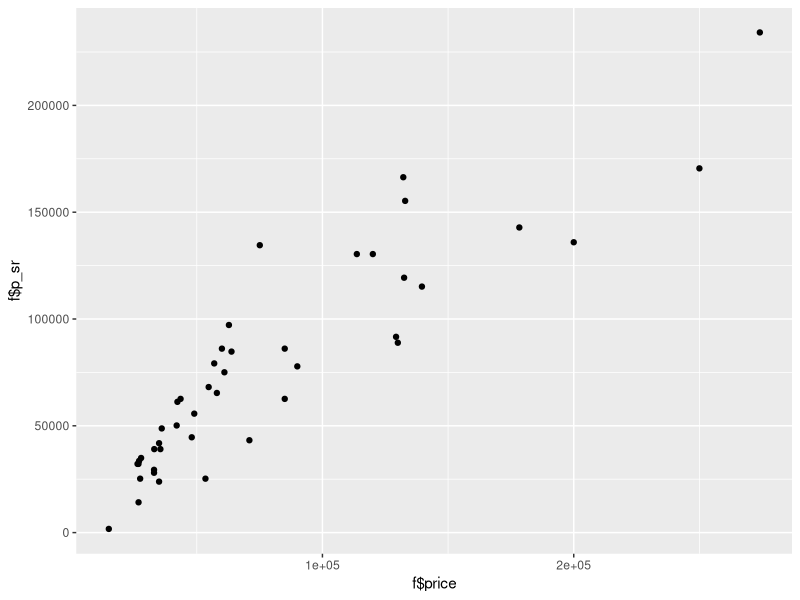
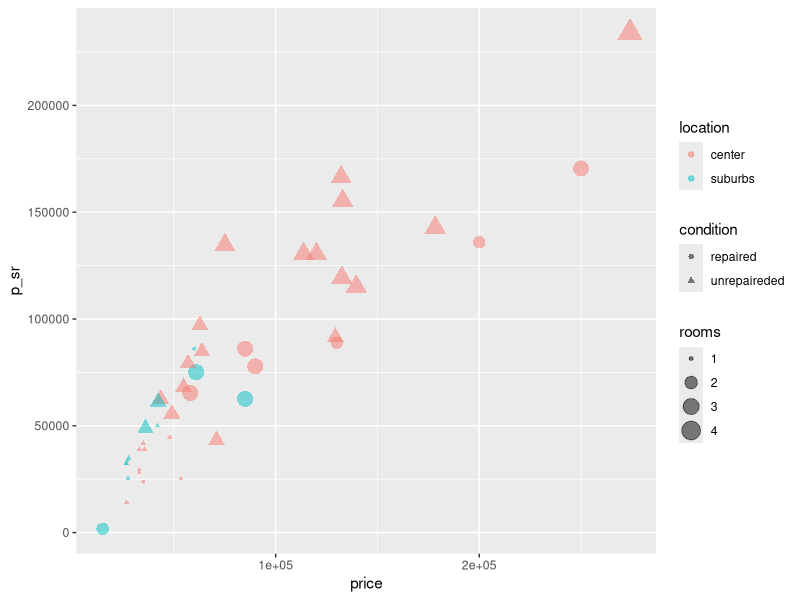
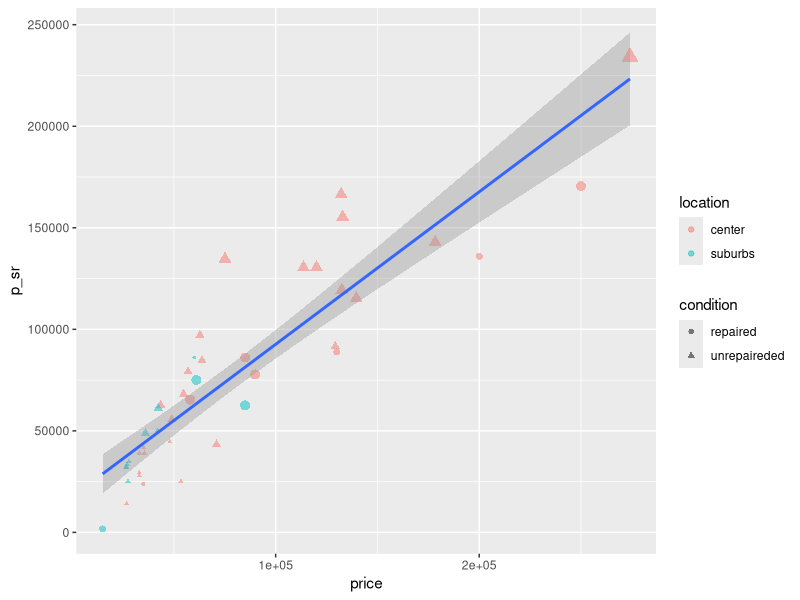
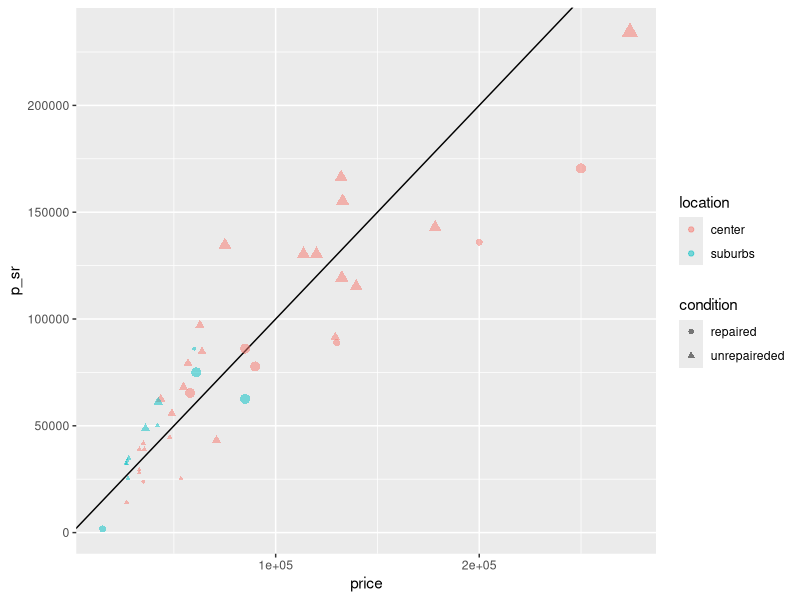
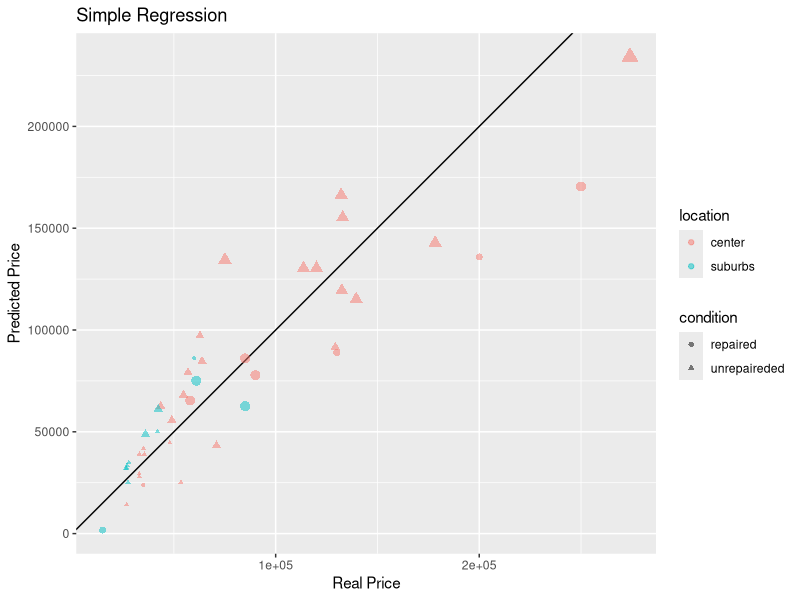
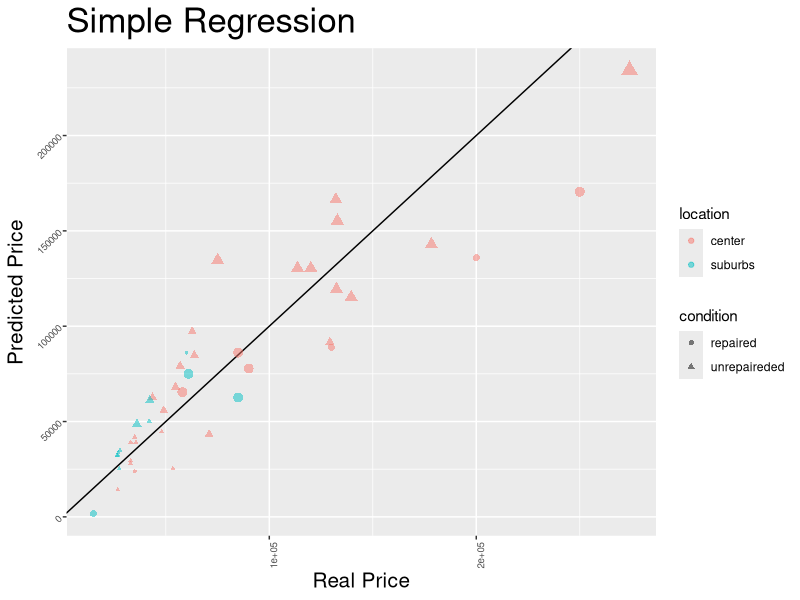
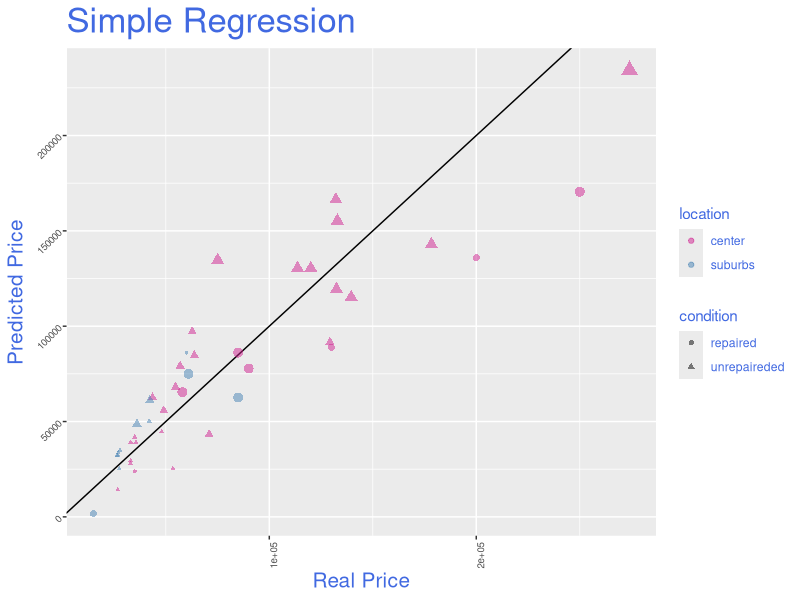
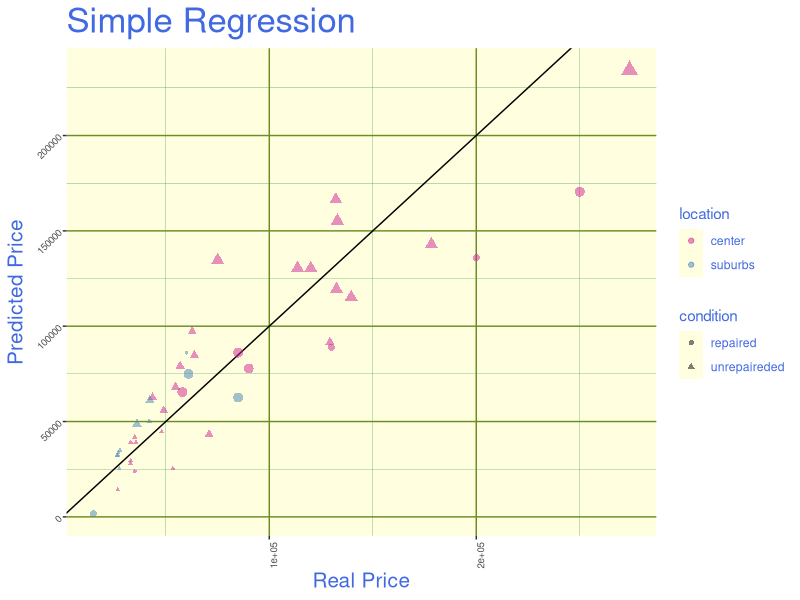

Generate these figures, in order, with R:
## ---- chunk 1
#Source files are here
#setwd('D:/ML')
#Download the files
f1 <- read.csv2('flats_test.csv', header = TRUE, encoding = 'UNICOD')
f2 <- read.csv2('flats_fit.csv', header = TRUE, encoding = 'UNICOD')
f2 <- f2[-1]
f <- dplyr::bind_cols(f1, f2)
f <- f[,-1]
f$type <- as.factor(f$type)
head(f)
## ---- chunk 2
library(ggplot2)
g1 <- qplot(x=f$price, y=f$p_sr, geom="point")
g1
## ---- chunk 3
g2 <- ggplot(f, aes(x=price, y=p_sr, color=location, shape=condition, size=rooms)) + geom_point(, alpha=0.5)  
g2
## ---- chunk 4
g3 <- ggplot(f, aes(x=price, y=p_sr)) + 
  geom_point(aes(color=location, shape=condition), size=f$rooms, alpha=0.5) + stat_smooth(method="lm")
g3
## ---- chunk 5
g4 <- ggplot(f, aes(x=price, y=p_sr)) + 
  geom_abline(intercept=0, slope=1) +
  geom_point(aes(color=location, shape=condition), size=f$rooms, alpha=0.5)
g4
## ---- chunk 6
g5 <- g4 + 
  labs(title="Simple Regression", x="Real Price", y="Predicted Price")  
g5
## ---- chunk 7
g6 <- g5 + theme(plot.title=element_text(size=25), axis.title.x=element_text(size=15), axis.title.y=element_text(size=15), axis.text.x=element_text(size=7, angle=90), axis.text.y=element_text(size=7, angle=45))
g6
## ---- chunk 8
g7 <- g6 + 
  scale_color_manual(values=c("violetred", "steelblue")) +
  theme(text=element_text(color="royalblue"))
g7
## ---- chunk 9
g8<- g7 + theme(panel.background = element_rect(fill = 'light yellow'),
  panel.grid.major = element_line(colour = "olivedrab", size=0.5),
  panel.grid.minor = element_line(colour = "seagreen", size=0.1))
g8
## ---- chunk 10
#Inside plot
g9 <- g8 + theme(legend.justification=c(1,0), legend.position=c(1,0))  # legend justification is the anchor point on the legend, considering the bottom left of legend as (0,0)
g9
## ---- chunk 11
h1 <- ggplot(f, aes(x=price)) + 
  geom_histogram()
h1
## ---- chunk 12
h2 <- ggplot(f, aes(x=price)) +
  geom_histogram(binwidth=25000, aes(fill=location), color="white")
h2
## ---- chunk 13
h3 <- h2 +
  facet_wrap(~location)
h3
## ---- chunk 14
h4 <- h2 + 
  facet_wrap(~location, ncol=1, scales="free_x")
h4
## ---- chunk 15
d1 <- ggplot(f) +
  geom_density(aes(x=price), fill="yellowgreen", color="white", alpha=0.8) +   geom_density(aes(x=p_sr), fill="salmon", color="white", alpha=0.5) + 
geom_density(aes(x=p_dt), fill="seagreen", color="white", alpha=0.5)
d1
## ---- chunk 16
g_sr <- ggplot(f, aes(x=price, y=p_sr)) + 
  geom_abline(intercept=0, slope=1) +
  geom_point(aes(color=location, shape=condition), size=f$rooms, alpha=0.5) + labs(title="Linear Regression", x="Real Price", y="Predicted Price") + 
  theme(plot.title=element_text(size=10), axis.title.x=element_text(size=7), axis.title.y=element_text(size=7), axis.text.x=element_text(size=5), axis.text.y=element_text(size=5)) + theme(legend.position="none")

g_mr <- ggplot(f, aes(x=price, y=p_mr)) + 
  geom_abline(intercept=0, slope=1) +
  geom_point(aes(color=location, shape=condition), size=f$rooms, alpha=0.5) + labs(title="Multiple Regression", x="Real Price", y="Predicted Price") + 
  theme(plot.title=element_text(size=10), axis.title.x=element_text(size=7), axis.title.y=element_text(size=7), axis.text.x=element_text(size=5), axis.text.y=element_text(size=5)) + theme(legend.position="none")

g_pr <- ggplot(f, aes(x=price, y=p_pr)) + 
  geom_abline(intercept=0, slope=1) +
  geom_point(aes(color=location, shape=condition), size=f$rooms, alpha=0.5) + labs(title="Polynomial Regression", x="Real Price", y="Predicted Price") + 
  theme(plot.title=element_text(size=10), axis.title.x=element_text(size=7), axis.title.y=element_text(size=7), axis.text.x=element_text(size=5), axis.text.y=element_text(size=5)) + theme(legend.position="none") 

g_dt <- ggplot(f, aes(x=price, y=p_dt)) + 
  geom_abline(intercept=0, slope=1) +
  geom_point(aes(color=location, shape=condition), size=f$rooms, alpha=0.5) + labs(title="Regression Tree", x="Real Price", y="Predicted Price") + 
  theme(plot.title=element_text(size=10), axis.title.x=element_text(size=7), axis.title.y=element_text(size=7), axis.text.x=element_text(size=5), axis.text.y=element_text(size=5)) + theme(legend.position="none")

g_rf <- ggplot(f, aes(x=price, y=p_rf)) + 
  geom_abline(intercept=0, slope=1) +
  geom_point(aes(color=location, shape=condition), size=f$rooms, alpha=0.5) + labs(title="Random Forest", x="Real Price", y="Predicted Price") + 
  theme(plot.title=element_text(size=10), axis.title.x=element_text(size=7), axis.title.y=element_text(size=7), axis.text.x=element_text(size=5), axis.text.y=element_text(size=5)) + theme(legend.position="none")

gridExtra::grid.arrange(g_sr,g_mr,g_pr,g_dt,g_rf,ncol=2)
## ---- chunk 17
sr <- mean ((f$price - f$p_sr) ^ 2)
mr <- mean ((f$price - f$p_mr) ^ 2)
pr <- mean ((f$price - f$p_pr) ^ 2)
dt <- mean ((f$price - f$p_dt) ^ 2)
rf <- mean ((f$price - f$p_rf) ^ 2)
mse <- data.frame(sr,mr,pr,dt,rf)
head(mse)

mse1 <- reshape::melt.data.frame(mse)
head(mse1)

b1 <- ggplot(mse1, aes(x=variable, y=value)) +
  geom_bar(stat="summary", fun.y="mean", fill = 'royalblue')
b1
## ---- chunk 18
ggsave("plot.jpg", plot=b1 + theme_classic(), width=20, height=15, units="cm", dpi=600)
